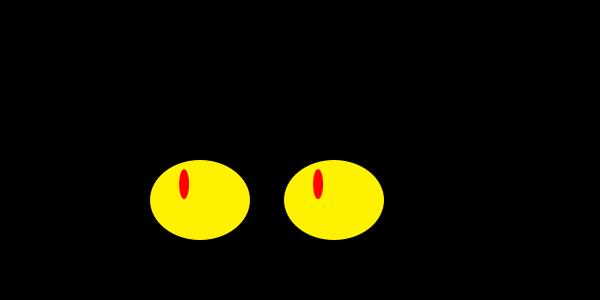
Frame 1 (no input)
Frame 60 (the mouse pressed at the canvas centre just before this capture): identical to frame 1, image omitted
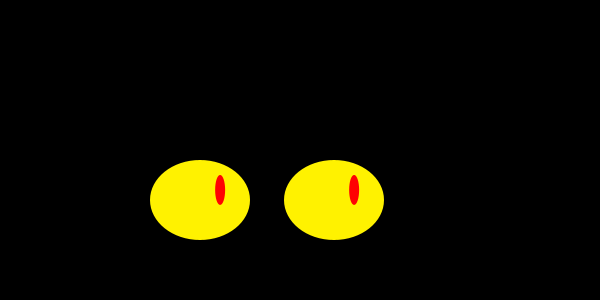
Frame 120 (the mouse held since frame 60 and released just before this capture)

The Processing sketch that drew these frames (run headless with seeded random() and noise(); from frame 60 on, the mouse is pressed at the canvas centre):

// Processing sketch: processing_33589
// ── processing_33589.pde

float eyeWidth = 75;
float eyeRadius = .3*eyeWidth;
 
 
 
void setup(){
size (600, 300);
smooth();
noStroke();
}
 
void draw(){
  background(0);
  fill(#fff200);
  smooth();
  ellipse(200, 200, 100, 80);
  ellipse(334, 200, 100, 80);{
  
  }
  animateEyes();
   
}
//pupils
void animateEyes(){
  fill(#ff0202);
  noStroke();
  float leftAngle=atan2(mouseY-200, mouseX-200);
  float leftX=cos(leftAngle)*eyeRadius;
  float leftY=sin(leftAngle)*eyeRadius;
  ellipse(leftX+200, leftY+200, 10, 30);
  float rightAngle=atan2(mouseY-200, mouseX-200);
  float rightX=cos(rightAngle)*eyeRadius;
  float rightY=sin(rightAngle)*eyeRadius;
  ellipse(rightX+334, rightY+200, 10, 30);
}
